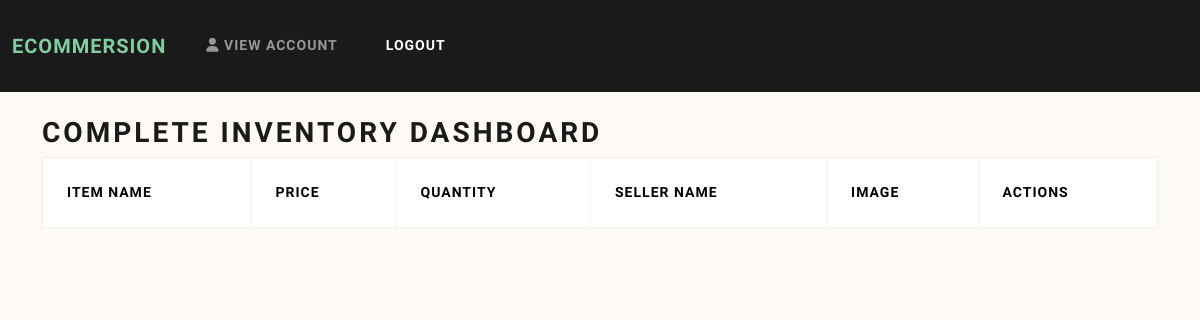
Before: /sellerDashboard (signed in) with the older database file.
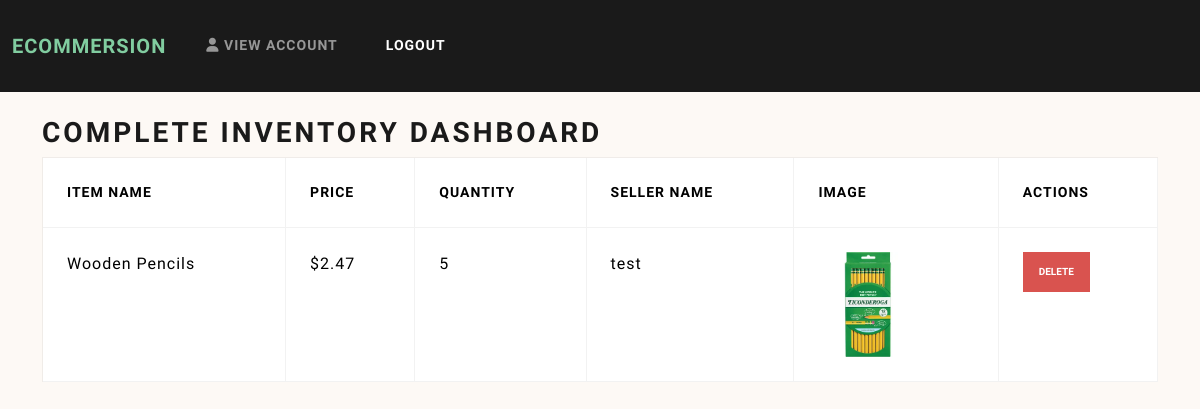
After: the same page with the newer database file.
### models.py (models this page shows, shortened)
class Inventory(db.Model):
    __tablename__ = 'inventory'
    itemID = Column(Integer, primary_key=True)
    title = Column(String(50), nullable=False)
    sellerID = Column(Integer, ForeignKey('users.userID'), nullable=False)
    price = Column(Numeric(10, 2), nullable=False)
    stock = Column(Integer, nullable=False)
    image = Column(String(255), nullable=True)  # Add this line
    description = Column(String(255), nullable=False)

class User(db.Model, UserMixin):
    __tablename__ = 'users'
    userID = Column(Integer, primary_key=True)
    username = Column(String(50), nullable=False)
    password = Column(String(50), nullable=False)
    email = Column(String(50), nullable=False)
    address = Column(String(50), nullable=False)
    city = Column(String(50), nullable=False)
    state = Column(String(50), nullable=False)
    zipCode = Column(String(50), nullable=False)
    isAdmin = Column(Integer, nullable=False)

### main.py (the view)
@app.route('/sellerDashboard', methods=['GET'])
@login_required
def sellerDashboard():
    products = db.session.query(Inventory, User.username)\
        .join(User, Inventory.sellerID == User.userID)\
        .all()
    return render_template('sellerDashboard.html', products=products)

### main.py (called while the page is built)
@login.user_loader
def load_user(id):
    return db.session.get(User, int(id))

### templates/sellerDashboard.html
{% extends "home.html" %}
{% block content %}
<div class="container mt-4">
    <h2>Complete Inventory Dashboard</h2>
    <table class="table table-bordered">
        <thead>
            <tr>
                <th>Item Name</th>
                <th>Price</th>
                <th>Quantity</th>
                <th>Seller Name</th>
                <th>Image</th>
                <th>Actions</th>
            </tr>
        </thead>
        <tbody>
            {% for product, seller_name in products %}
            <tr>
                <td>{{ product.title }}</td>
                <td>${{ "%.2f"|format(product.price) }}</td>
                <td>{{ product.stock }}</td>
                <td>{{ seller_name }}</td>
                <td>
                    <img src="{{ url_for('static', filename=product.image) }}" alt="{{ product.title }}" width="100">
                </td>
                <td>
                    <form action="{{ url_for('deleteInventory', item_id=product.itemID) }}" method="POST" style="display: inline;">
                        <button type="submit" class="btn btn-danger btn-sm" onclick="return confirm('Are you sure you want to delete this item?')">Delete</button>
                    </form>
                </td>
            </tr>
            {% endfor %}
        </tbody>
    </table>
</div>
{% endblock %}

Changed rows visible on the page:
added Inventory: title "Wooden Pencils", price "2.47", stock "5", username "test", image (picture)
